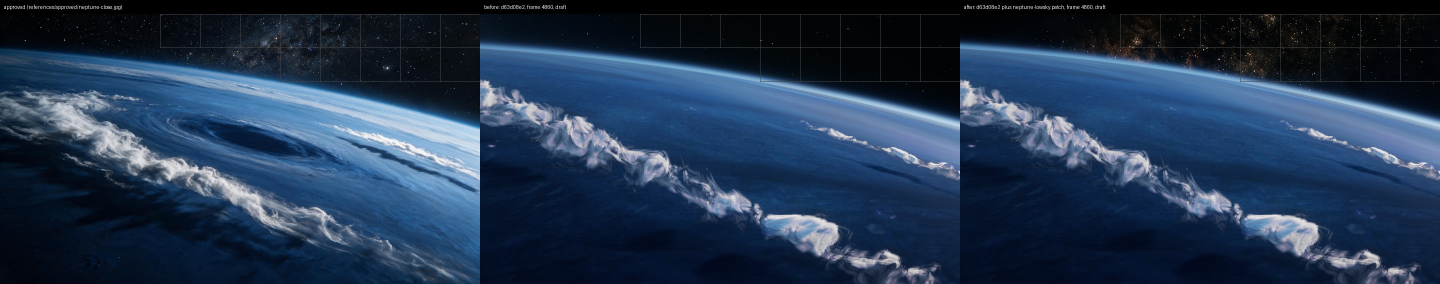
#> input picture assets-src/flightsky/neptune-4860-lowsky.jpg, 2880 x 568 px (shown at 1/2 size)
$ python flowcheck.py ../../flightsky/neptune-4860-lowsky.jpg ../../flightsky/mercury-615-pits-lifted.png 3
#> lines starting #> are read from the running program, lines starting #| are printed output that depends on the picture
import sys

import cv2
import numpy as np


def prep(path, n):
#> called with path = '../../flightsky/neptune-4860-lowsky.jpg', n = 3
    im = cv2.imread(str(path), cv2.IMREAD_GRAYSCALE)
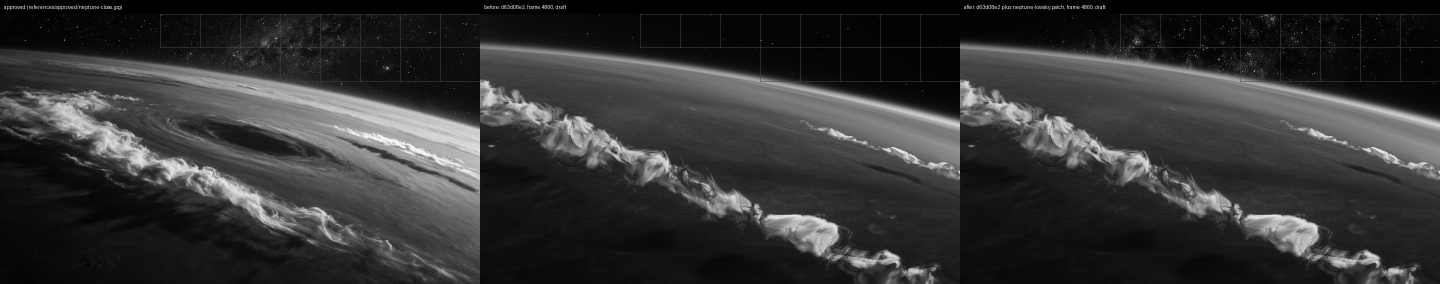
#> im: shape (568, 2880) (shown at 1/2 size); min 0, max 255, mean 52.1
    im = cv2.resize(im, (n, n), interpolation=cv2.INTER_AREA).astype(np.float32)
#> im = [[32, 31, 33], [101, 76, 76], [44, 38, 38]]
    lo = cv2.GaussianBlur(im, (0, 0), n / 40)
#> lo = [[32, 31, 33], [101, 76, 76], [44, 38, 38]]
    hp = im - lo
#> hp = [[0, 0, 0], [0, 0, 0], [0, 0, 0]]
    sd = np.sqrt(cv2.GaussianBlur(hp * hp, (0, 0), n / 40)) + 2
#> sd = [[2, 2, 2], [2, 2, 2], [2, 2, 2]]
    return np.clip(128 + 40 * hp / sd, 0, 255).astype(np.uint8)


def flow_stats(a, b, n=1024, mask=None):
    A, B = prep(a, n), prep(b, n)
#> call 2 of prep, with n = 3
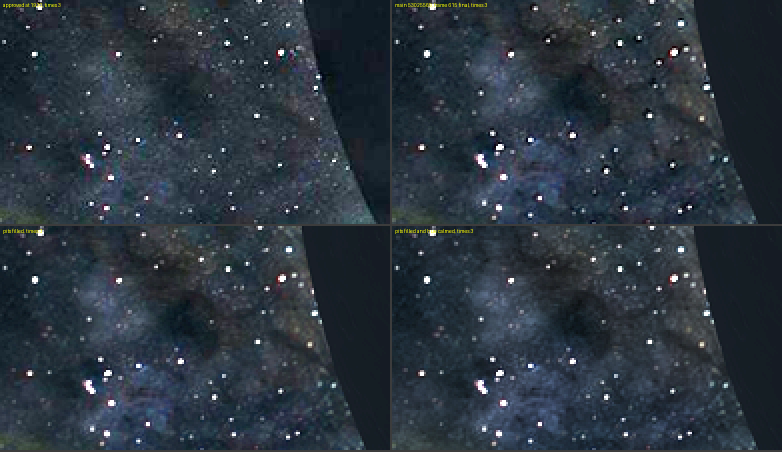
#> input picture assets-src/flightsky/mercury-615-pits-lifted.png, 1564 x 904 px (shown at 1/2 size)
#> in prep (call 2), `im = cv2.imread(str(path), cv2.IMREAD_GRAYSCALE)`:
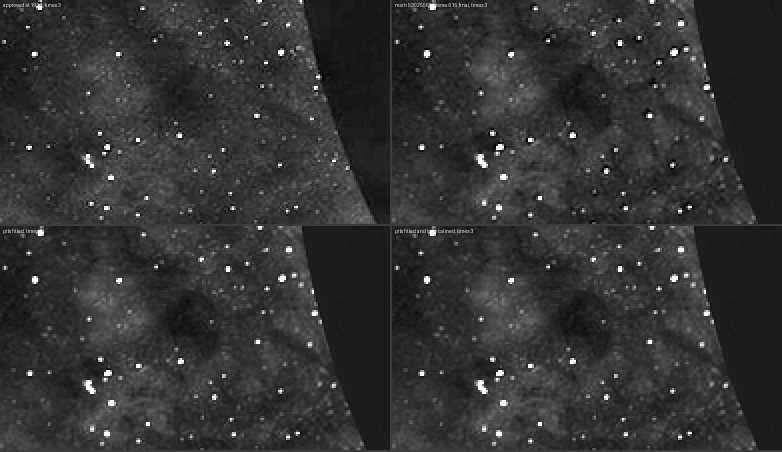
#> im: shape (904, 1564) (shown at 1/2 size); min 0, max 255, mean 51.1
#> in prep (call 2), `im = cv2.resize(im, (n, n), interpolation=cv2.INTER_AREA).astype(np.fl..`: im = [[52, 47, 48], [56, 53, 49], [55, 51, 50]]
#> A = [[128, 128, 128], [128, 128, 128], [128, 128, 128]]; B has the same summary as A
    f = cv2.calcOpticalFlowFarneback(A, B, None, 0.5, 5, 25, 5, 7, 1.5, 0)
    mag = np.hypot(f[..., 0], f[..., 1])
#> mag = [[0, 0, 0], [0, 0, 0], [0, 0, 0]]
    m = np.ones_like(mag, bool) if mask is None else mask
    return f, mag, (np.median(mag[m]), np.percentile(mag[m], 90), np.percentile(mag[m], 99))


if __name__ == "__main__":
    n = int(sys.argv[3]) if len(sys.argv) > 3 else 1024
    _, mag, s = flow_stats(sys.argv[1], sys.argv[2], n)
#> mag = [[0, 0, 0], [0, 0, 0], [0, 0, 0]]; s = (0, 0, 0)
    print(f"{sys.argv[2]} @ {n}: median {s[0]:.2f} p90 {s[1]:.2f} p99 {s[2]:.2f}")
#| ../../flightsky/mercury-615-pits-lifted.png @ 3: median 0.00 p90 0.00 p99 0.00
